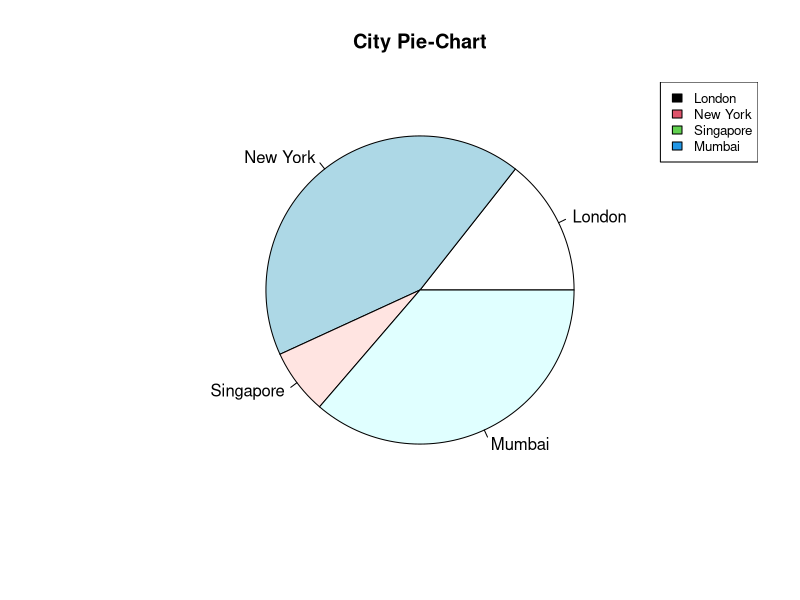
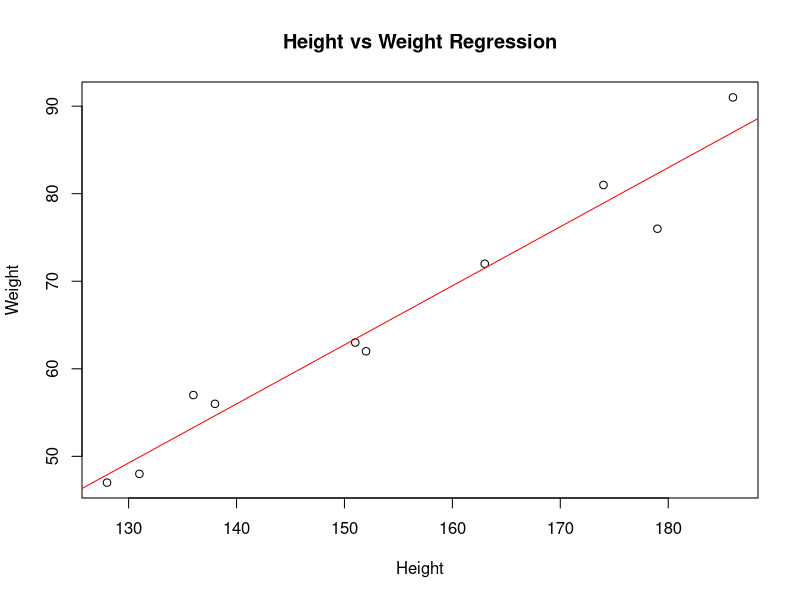
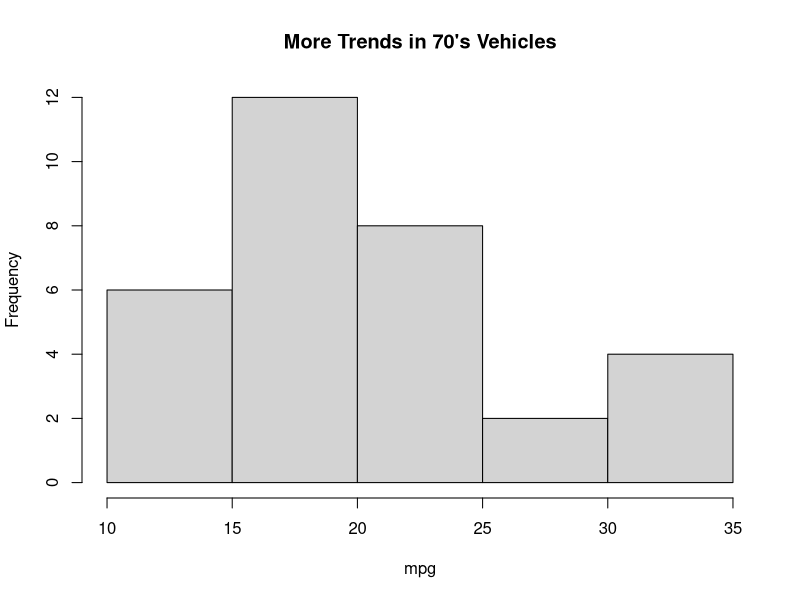

Write R code to recreate these figures, in order.
values <- c(21,62,10,53)

pie(values, labels=c("London", "New York", "Singapore", "Mumbai"),
    main="City Pie-Chart")

legend("topright", c("London", "New York", "Singapore", "Mumbai"), 
       cex=0.8, fill=1:length(values))




height <- c(151, 174, 138, 186, 128, 136, 179, 163, 152, 131)
weight <- c(63, 81, 56, 91, 47, 57, 76, 72, 62, 48)

model <- lm(weight ~ height)

new_height <- data.frame(height=170)
predicted_weight <- predict(model, newdata=new_height)
print(predicted_weight)



plot(height, weight, xlab="Height", ylab="Weight")
abline(model, col="red")

title(main="Height vs Weight Regression")



data(mtcars)

hist(mtcars$mpg, xlim=c(10, 35), xlab="mpg", main="More Trends in 70's Vehicles")




data(mtcars)

summary(mtcars)


